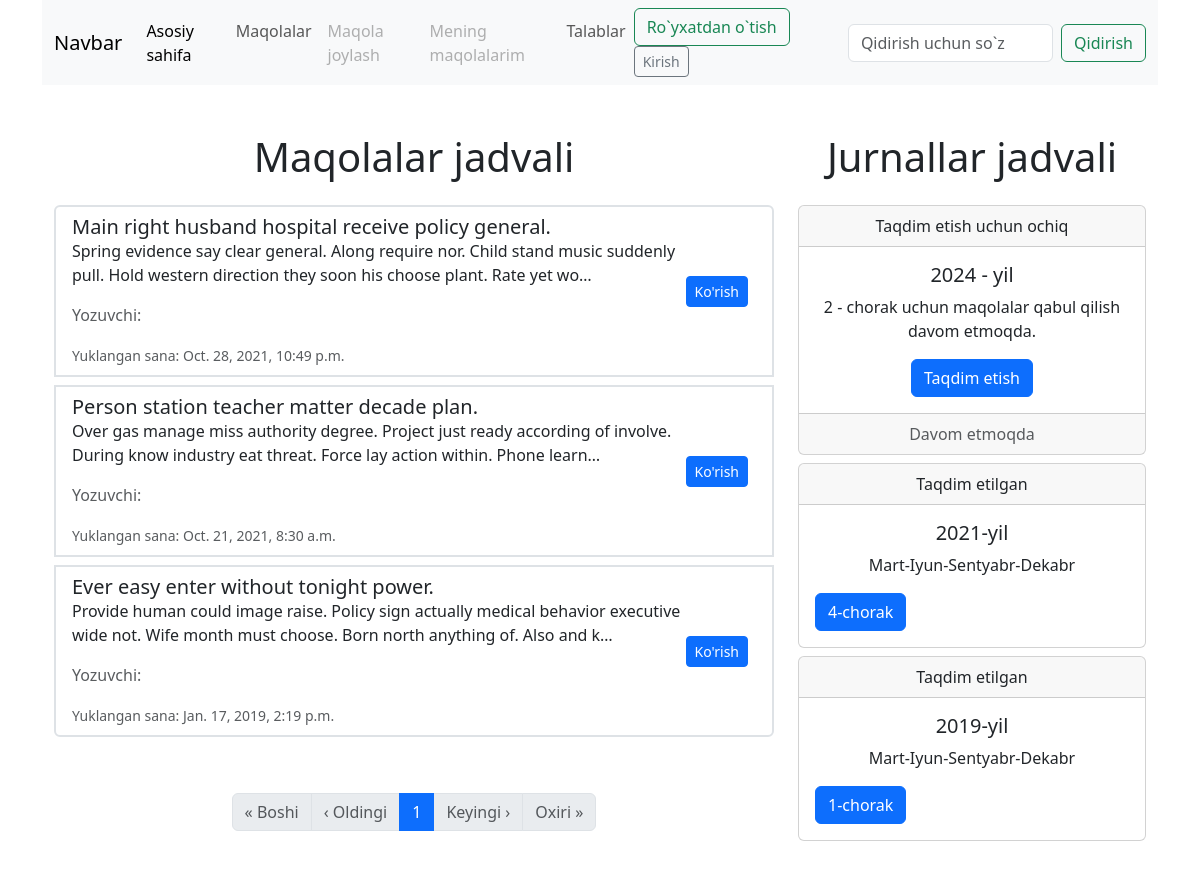
/articles/, run on an earlier commit of the app's database.
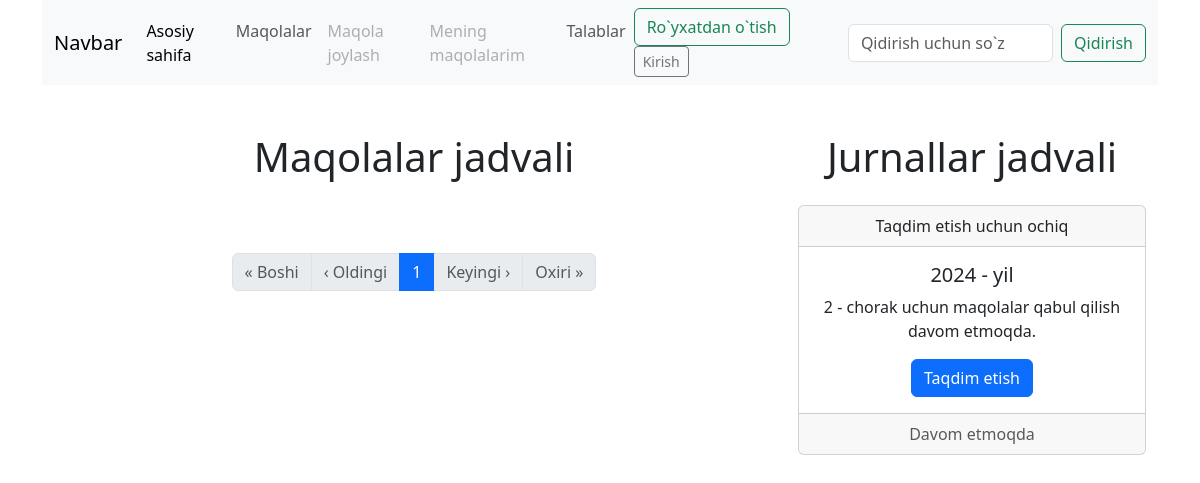
And on a later commit of the database.
### articles/models.py (models this page shows, shortened)
class Article(models.Model):
    user = models.ForeignKey(User, on_delete=models.CASCADE)
    title = models.CharField(max_length=255)
    description = models.TextField()
    reason = models.TextField(default="Kiritilmagan")
    file_url = models.FileField(upload_to='article_files/')
    status = models.IntegerField(default=0)
    created_at = models.DateTimeField(auto_now_add=True)
    updated_at = models.DateTimeField(auto_now=True)

### articles/views.py (the view, shortened to what this page needs)
# urls.py: path('', views.article_list, name='list_article'),
def article_list(request):
    query = request.GET.get('q')
    search_year = request.GET.get('search_year')
    search_issue = request.GET.get('search_issue')
    last_quarter_start, last_quarter_end = get_last_quarter_dates()
    if query:
        articles = Article.objects.filter(
            status=1
        ).filter(
            Q(title__icontains=query) |
            Q(description__icontains=query)
        ).filter(
            created_at__lt=last_quarter_start  # Exclude articles from last quarter
        ).order_by('-created_at')
    else:
        articles = Article.objects.filter(status=1).all().filter(
            created_at__lt=last_quarter_start  # Exclude articles from last quarter
        ).order_by('-created_at')
    if search_year:
        articles = articles.filter(created_at__year=search_year)
    paginator = Paginator(articles, 14)  # 14 articles per page
    page = request.GET.get('page')
    try:
        articles = paginator.page(page)
    except PageNotAnInteger:
        articles = paginator.page(1)
    except EmptyPage:
        articles = paginator.page(paginator.num_pages)
    articles_years = Article.objects.filter(status=1).all().filter(
            created_at__lt=last_quarter_start  # Exclude articles from last quarter
        ).values_list('created_at__year')
    articles_months = Article.objects.filter(status=1).all().filter(
            created_at__lt=last_quarter_start  # Exclude articles from last quarter
        ).values_list('created_at__year', 'created_at__month')
    issues_years = {i[0]: set() for i in articles_years}
    for year, month in articles_months:
        if month < 4:
            issues_years[year].add(1)
        elif month < 7:
            issues_years[year].add(2)
        elif month < 10:
            issues_years[year].add(3)
        else:
            issues_years[year].add(4)
    issues_years = dict(sorted(issues_years.items(), reverse=True))
    now_year = datetime.now().year
    now_month = datetime.now().month
    if now_month < 4:
        now_issue = 1
    elif now_month < 7:
        now_issue = 2
    elif now_month < 10:
        now_issue = 3
    else:
        now_issue = 4
    return render(request, 'user/pages/article_list.html', {'articles': articles, 'issues': issues_years, 'now_year': now_year, "now_issue": now_issue})

### articles/additional_functions.py (called while the page is built)
def get_last_quarter_dates():
    today = timezone.now()
    quarter = (today.month - 1) // 3 + 1
    last_quarter_start = datetime(today.year, ((quarter - 2) % 4) * 3 + 1, 1)
    last_quarter_end = last_quarter_start.replace(month=last_quarter_start.month + 3) - timedelta(days=1)
    return last_quarter_start, last_quarter_end

### templates/user/pages/article_list.html (shortened to what the changed rows need)
{% extends 'user/master.html' %}
{% block content %}
<div class="container">
    <div class="row">
        <div class="col-md-8">
            <h1 class="text-center mt-5 mb-4">Maqolalar jadvali</h1>
            <ul class="list-group">
                {% for article in articles %}
                    <li class="list-group-item mb-2 border-2">
                        <div class="d-flex justify-content-between align-items-center">
                            <div>
                                <h5 class="mb-0">{{ article.title }}</h5>
                                <p>{{ article.description|truncatechars:150 }}</p>
                                <p class="text-muted">Yozuvchi: {{ article.user.lastname }}</p>
                                <small class="text-muted">Yuklangan sana: {{ article.created_at }}</small>
                          </div>
                        <div>
                            <a href="{% url 'article_detail' article_id=article.id %}" class="btn btn-sm btn-primary me-2">Ko'rish</a>
                        </div>
                        </div>
                    </li>
                {% endfor %}
            </ul>
            <nav aria-label="Page navigation example" class="m-5">
              <ul class="pagination justify-content-center">
                {% for page in articles.paginator.page_range %}
                  {% if page == articles.number %}
                    <li class="page-item active"><a class="page-link" href="?page={{ page }}">{{ page }}</a></li>
                  {% elif page > articles.number|add:'-2' and page < articles.number|add:'2' %}
                    <li class="page-item"><a class="page-link" href="?page={{ page }}">{{ page }}</a></li>
                  {% endif %}
                {% endfor %}
              </ul>
            </nav>
        </div>
        <div class="col-md-4">
            <h1 class="text-center mt-5 mb-4">Jurnallar jadvali</h1>
            {% for year, months in issues.items %}
            <div class="card text-center mt-2 mb-2">
              <div class="card-header">
                Taqdim etilgan
              </div>
              <div class="card-body">
                <h5 class="card-title">{{ year }}-yil</h5>
                <p class="card-text">Mart-Iyun-Sentyabr-Dekabr</p>
                <div class="d-flex align-items-center" style="column-gap: 5px; row-gap: 5px; flex-wrap: wrap">
                  {% for month in months %}
                      <a href="{% url 'list_article' %}?search_year={{ year }}&search_issue={{ month }}" class="btn btn-primary text-nowrap">{{ month }}-chorak</a>
                  {% endfor %}
                </div>
              </div>
            </div>
            {% endfor %}
        </div>
    </div>
</div>
{% endblock content %}

What changed in the data, as far as the page shows it:
removed Article: title "Main right husband hospital receive policy general.", description "Spring evidence say clear general. Along require nor. Child stand music suddenly pull. Hold western direction they soon his choose plant. Rate yet wo…", created_at "Oct. 28, 2021, 10:49 p.m."
removed Article: title "Person station teacher matter decade plan.", description "Over gas manage miss authority degree. Project just ready according of involve. During know industry eat threat. Force lay action within. Phone learn…", created_at "Oct. 21, 2021, 8:30 a.m."
removed Article: title "Ever easy enter without tonight power.", description "Provide human could image raise. Policy sign actually medical behavior executive wide not. Wife month must choose. Born north anything of. Also and k…", created_at "Jan. 17, 2019, 2:19 p.m."
Also different on the page:
list line gone: "Taqdim etilgan 2021 -yil Mart-Iyun-Sentyabr-Dekabr 4 -chorak"
list line gone: "Taqdim etilgan 2019 -yil Mart-Iyun-Sentyabr-Dekabr 1 -chorak"
